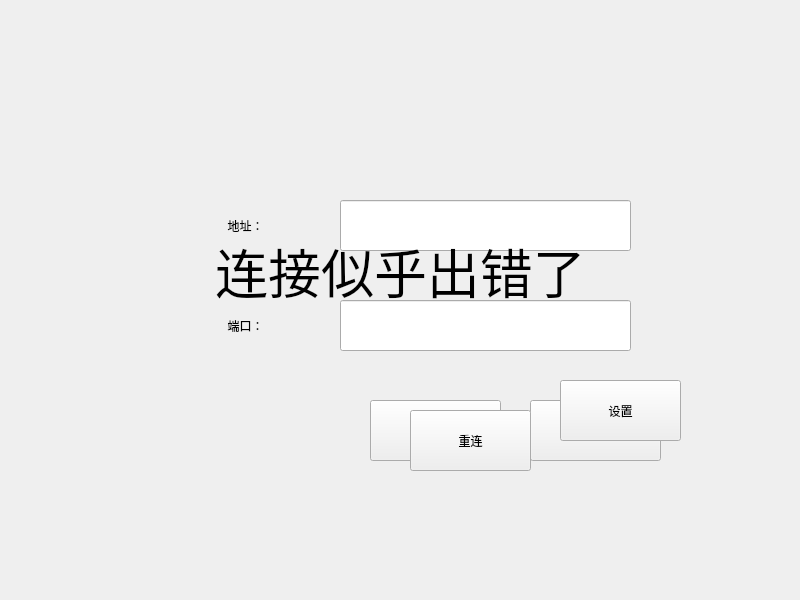
<?xml version="1.0" encoding="UTF-8"?>
<ui version="4.0">
 <class>Form_Connect</class>
 <widget class="QWidget" name="Form_Connect">
  <property name="geometry">
   <rect>
    <x>0</x>
    <y>0</y>
    <width>800</width>
    <height>600</height>
   </rect>
  </property>
  <property name="windowTitle">
   <string>Form</string>
  </property>
  <widget class="QWidget" name="Widget_Config" native="true">
   <property name="geometry">
    <rect>
     <x>80</x>
     <y>100</y>
     <width>641</width>
     <height>401</height>
    </rect>
   </property>
   <property name="autoFillBackground">
    <bool>false</bool>
   </property>
   <widget class="QPushButton" name="btn_cancel">
    <property name="geometry">
     <rect>
      <x>290</x>
      <y>300</y>
      <width>131</width>
      <height>61</height>
     </rect>
    </property>
    <property name="text">
     <string>取消</string>
    </property>
   </widget>
   <widget class="QPushButton" name="btn_confirm">
    <property name="geometry">
     <rect>
      <x>450</x>
      <y>300</y>
      <width>131</width>
      <height>61</height>
     </rect>
    </property>
    <property name="text">
     <string>确定</string>
    </property>
   </widget>
   <widget class="QLabel" name="lbl_title_addr">
    <property name="geometry">
     <rect>
      <x>80</x>
      <y>90</y>
      <width>171</width>
      <height>71</height>
     </rect>
    </property>
    <property name="text">
     <string>地址：</string>
    </property>
    <property name="alignment">
     <set>Qt::AlignCenter</set>
    </property>
   </widget>
   <widget class="QLabel" name="lbl_title_port">
    <property name="geometry">
     <rect>
      <x>80</x>
      <y>190</y>
      <width>171</width>
      <height>71</height>
     </rect>
    </property>
    <property name="text">
     <string>端口：</string>
    </property>
    <property name="alignment">
     <set>Qt::AlignCenter</set>
    </property>
   </widget>
   <widget class="QLineEdit" name="le_addr">
    <property name="geometry">
     <rect>
      <x>260</x>
      <y>100</y>
      <width>291</width>
      <height>51</height>
     </rect>
    </property>
    <property name="text">
     <string/>
    </property>
   </widget>
   <widget class="QLineEdit" name="le_port">
    <property name="geometry">
     <rect>
      <x>260</x>
      <y>200</y>
      <width>291</width>
      <height>51</height>
     </rect>
    </property>
   </widget>
  </widget>
  <widget class="QLabel" name="BACKGROUND">
   <property name="geometry">
    <rect>
     <x>0</x>
     <y>0</y>
     <width>800</width>
     <height>600</height>
    </rect>
   </property>
   <property name="text">
    <string/>
   </property>
   <property name="scaledContents">
    <bool>true</bool>
   </property>
  </widget>
  <widget class="QWidget" name="Widget_Connect" native="true">
   <property name="geometry">
    <rect>
     <x>80</x>
     <y>100</y>
     <width>641</width>
     <height>401</height>
    </rect>
   </property>
   <widget class="QPushButton" name="btn_connect">
    <property name="geometry">
     <rect>
      <x>330</x>
      <y>310</y>
      <width>121</width>
      <height>61</height>
     </rect>
    </property>
    <property name="text">
     <string>重连</string>
    </property>
   </widget>
   <widget class="QPushButton" name="btn_config">
    <property name="geometry">
     <rect>
      <x>480</x>
      <y>280</y>
      <width>121</width>
      <height>61</height>
     </rect>
    </property>
    <property name="text">
     <string>设置</string>
    </property>
   </widget>
   <widget class="QLabel" name="lbl_title">
    <property name="geometry">
     <rect>
      <x>110</x>
      <y>110</y>
      <width>421</width>
      <height>121</height>
     </rect>
    </property>
    <property name="styleSheet">
     <string notr="true">Font: 40pt;</string>
    </property>
    <property name="text">
     <string>连接似乎出错了</string>
    </property>
    <property name="alignment">
     <set>Qt::AlignCenter</set>
    </property>
   </widget>
  </widget>
  <zorder>BACKGROUND</zorder>
  <zorder>Widget_Config</zorder>
  <zorder>Widget_Connect</zorder>
 </widget>
 <resources/>
 <connections/>
</ui>
